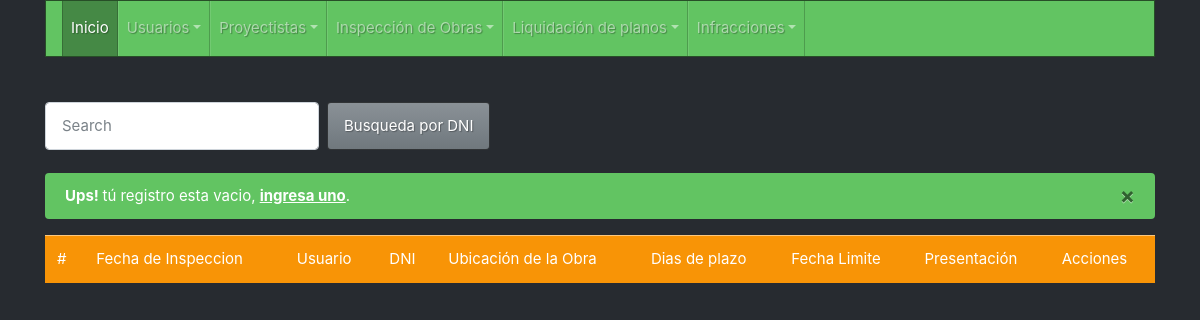
The page /inspeccion/listar/ on the database as committed earlier.
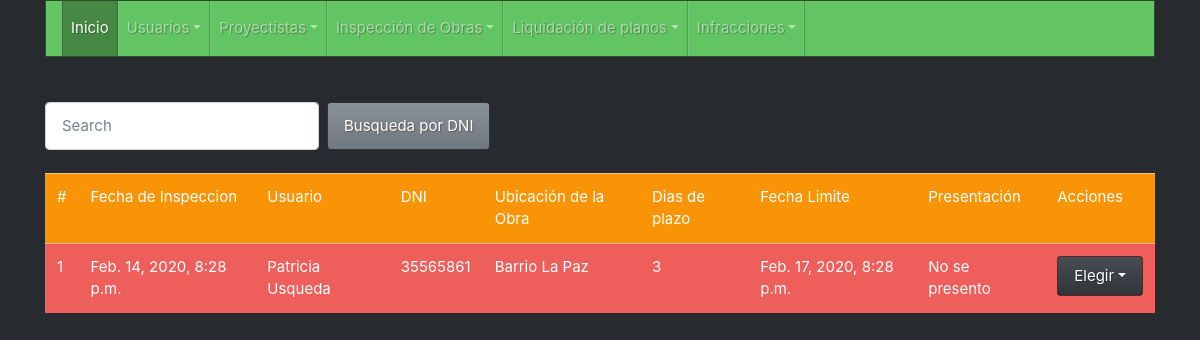
The same page on the database as committed later.
### obra/models.py (models this page shows)
class Obra(models.Model):
    fecha = models.DateTimeField(help_text='01/01/2020 09:00')
    usuario = models.ForeignKey(Usuario, null=False, blank=False, on_delete=models.CASCADE)
    ubicacion_obra = models.CharField(max_length=100)
    dias = models.IntegerField()
    presentacion = models.NullBooleanField(default=False)
    fecha_limite = models.DateTimeField(null=True, blank=True)
    fecha_presenta = models.DateField(null=True, blank=True)

### usuario/models.py (models this page shows, shortened)
class Usuario(models.Model):
    nombre = models.CharField(max_length=50)
    dni = models.CharField(max_length=8, unique=True)
    direccion = models.CharField(max_length=50, verbose_name='dirección')
    catastro = models.CharField(max_length=50)
    tel = models.CharField(max_length=10, null=True, blank=True)

### obra/views.py (the view)
# urls.py: path('listar/', views.obra_list, name='obra_listar'),
def obra_list(request):
    obra = Obra.objects.all()
    for i in obra:
        i.fecha_limite = i.fecha + datetime.timedelta(days=i.dias)
    contexto = {'object_list':obra, 'f_actual':datetime.datetime.now(timezone.utc)}
    paginator = Paginator(obra, 7)
    page = request.GET.get('page')
    obra = paginator.get_page(page)
    return render(request,'obra/obra_list.html',contexto)

### templates/obra/obra_list.html (shortened to what this page needs)
{% extends 'base/base.html' %}
{% block content %}
<br>
<br>
<form class="form-inline my-2 my-lg-0" type="get" method="POST" action="{%url 'obra_buscar'%}">
    <input class="form-control mr-sm-2" type="text" placeholder="Search" name="buscalo" id="busca">
    <button class="btn btn-secondary my-2 my-sm-0" type="submit" href="" id="botonBus">Busqueda por DNI</button>
</form>
<br>
<table class="table table-hover">
    <thead>
    <tr class="table-warning">
        <td scope="col">#</td>
        <td scope="col">Fecha de Inspeccion</td>
        <td scope="col">Usuario</td>
        <td scope="col">DNI</td>
        <td scope="col">Ubicación de la Obra</td>
        <td scope="col">Dias de plazo</td>
        <td scope="col">Fecha Limite</td>
        <td scope="col">Presentación</td>
        <td scope="col">Acciones</td>
    </tr>
    </thead>
    <tbody>
            {% if object_list%}
            {%for obra in object_list%}
                {% if obra.presentacion == True or f_actual < obra.fecha_limite %}
        <tr class="table-success">
                {% elif f_actual > obra.fecha_limite %}
            <tr class="table-danger">
                    {% endif %}
            <td>{{obra.id}}</td>
            <td>{{obra.fecha}}</td>
            <td>{{obra.usuario.nombre}}</td>
                <td>{{obra.usuario.dni}}</td>
                <td>{{obra.ubicacion_obra}}</td>
                <td>{{obra.dias}}</td>
                <td>{{obra.fecha_limite}}</td>
            {% if obra.presentacion == False %}
            <td>No se presento</td>
            {% elif obra.presentacion == True %}
             <td>{{obra.fecha_presenta}}</td>
            {% endif %}
                <td>
                    <ul class="nav nav-pills">
                        <li class="nav-item dropdown">
                            <a class="nav-link dropdown-toggle" data-toggle="dropdown" href="#" role="button" aria-haspopup="true" aria-expanded="false">Elegir</a>
                        </li>
                    </ul>
                </td>
        </tr>
        {%endfor%}
        {% else %}
        <div class="alert alert-dismissible alert-success">
          <button type="button" class="close" data-dismiss="alert">&times;</button>
          <strong>Ups! </strong>tú registro esta vacio, <a href="{% url 'obra_nuevo' %}" class="alert-link">ingresa uno</a>.
        </div>
        {%endif%}
    </tbody>
</table>
{% endblock%}

Rows that differ between the two databases and show on the page:
added Obra: id "1", fecha "Feb. 14, 2020, 8:28 p.m.", usuario.nombre "Patricia Usqueda", usuario.dni "35565861", ubicacion_obra "Barrio La Paz", dias "3", fecha_limite "Feb. 17, 2020, 8:28 p.m.", presentacion "No se presento"
Other text that changed with them:
text no longer shown: "× Ups! tú registro esta vacio, ingresa uno ."
